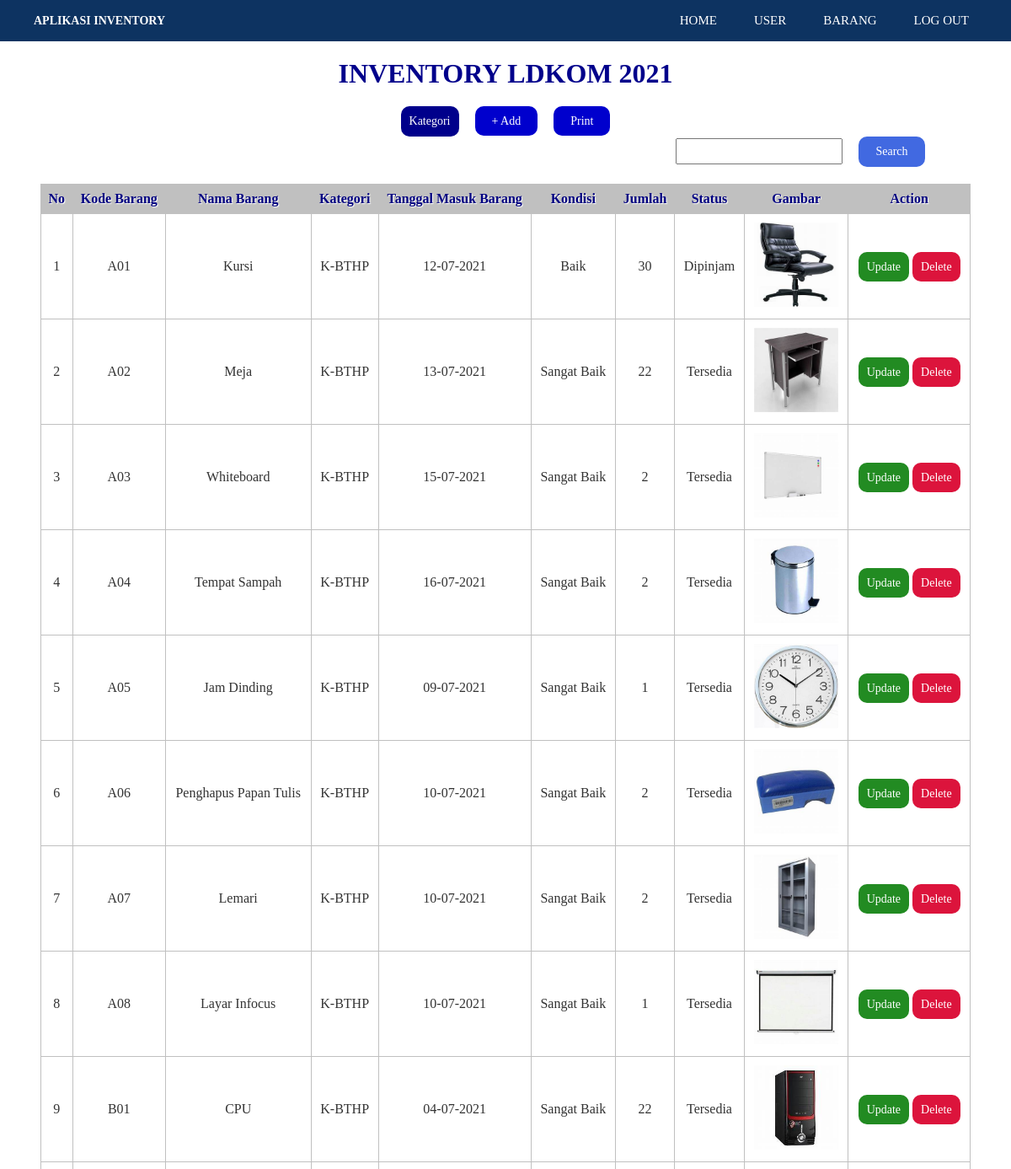
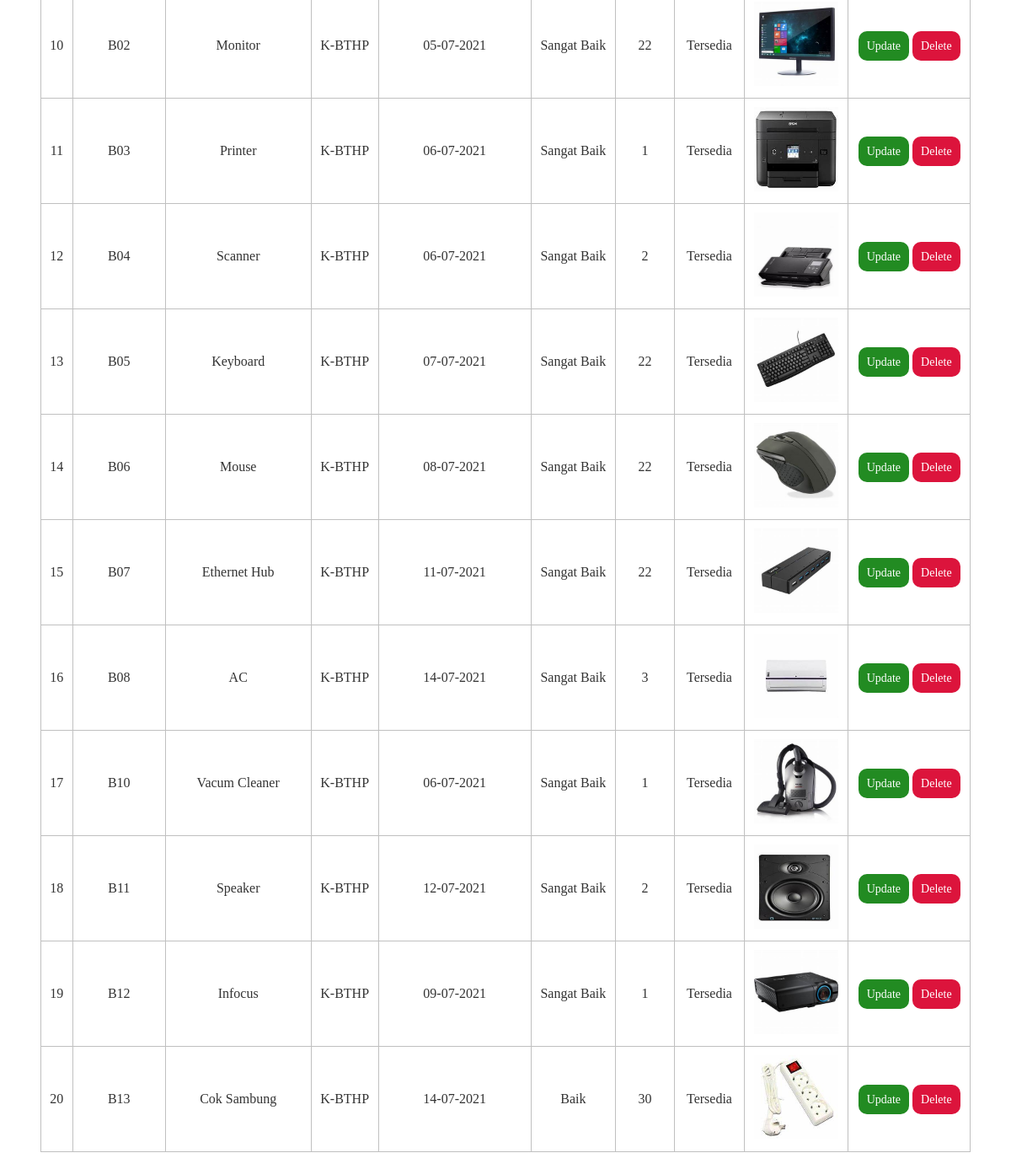
Screenshot of /index_admin_bthp.php (signed in) with the database file from the repository (2 pictures, top to bottom).
### tables this page shows
CREATE TABLE `barangmasuk` (
  `kode` varchar(50) NOT NULL,
  `nama` varchar(50) DEFAULT NULL,
  `idk` varchar(30) DEFAULT NULL,
  `tglmasuk` date DEFAULT NULL,
  `kondisi` varchar(30) DEFAULT NULL,
  `jumlah` int(10) DEFAULT NULL,
  `status` varchar(20) NOT NULL,
  `gambar` varchar(50) DEFAULT NULL
);

### index_admin_bthp.php (the view, shortened to what this page needs)
<!DOCTYPE html>
<html>
  <head>
  </head>
  <body>
     <header>
        <div class="container">
          <h1><a>Aplikasi Inventory</a></h1>
            <ul>
            <li><a href="home.php">HOME</a></li>
            <li><a href="user.php">USER</a></li>
            <li><a href="index_admin.php">BARANG</a></li>
            <li><a href="logout_admin.php">LOG OUT</a></li>
          </ul>
        </div>
    </header>
    <form method="POST" action="<?php echo $_SERVER["PHP_SELF"];?>" enctype="multipart/form-data" >
    <center><h1>Inventory LDKOM 2021</h1><center>
    <div class="baris">
        <div class="dropdown">
          <button class="ktg">Kategori</button>
        </div>
        <a href="halamaninput.php" class="tbladd" >+ Add</a>
        <a href="print.php" class="tbladd" >Print</a>
        <input class="kolom" type="text" name="cari">
        <input class="tblcari" type="submit" value="Search">
    </div>
    <table>
      <thead>
        <tr>
          <th>No</th>
          <th>Kode Barang</th>
          <th>Nama Barang</th>
          <th>Kategori</th>
          <th>Tanggal Masuk Barang</th>
          <th>Kondisi</th>
          <th>Jumlah</th>
          <th>Status</th>
          <th>Gambar</th>
          <th>Action</th>
        </tr>
    </thead>
    <tbody>
        <?php
            include "koneksi.php";
            if(isset($_POST['cari']))
            {
            $cari=trim($_POST['cari']);
            $query = "SELECT * FROM barangmasuk where kode like '%$cari%' or nama like '%$cari%' or idk like '%$cari%' or tglmasuk like '%$cari%' or kondisi like '%$cari%' or jumlah like '%$cari%'";
            }
            else
            {
            $query = "SELECT * FROM barangmasuk where idk='K-BTHP'";
            }
            $result = mysqli_query($koneksi, $query);
            $no = 1;
            while($row = mysqli_fetch_assoc($result))
            {
           ?>
            <tr>
                <td><?php echo $no; ?></td>
                <td><?php echo $row['kode']; ?></td>
                <td><?php echo $row['nama']; ?></td>
                <td><?php $idk = $row['idk'];
                    if($idk=="K-BHP")
                      {echo "K-BHP";}
                    else
                      {echo "K-BTHP";}
                    ?>
                </td>
                <td><?php echo date("d-m-Y",strtotime ($row['tglmasuk']));?></td>
                <td><?php echo $row['kondisi']; ?></td>
                <td><?php echo $row['jumlah']; ?></td>
                <td><?php echo $row['status']; ?></td>
                <td style="text-align: center;"><img src="gambar/<?php echo $row['gambar']; ?>" style="width:100px; height:100px;"></td>
                <td>
                    <a class="tbledit" href="halamanedit.php?id=<?php echo $row['kode']; ?>">Update</a>
                    <a class="tbldelete" href="hapus.php?id=<?php echo $row['kode']; ?>" onclick="return confirm('Anda yakin akan menghapus data ini?')">Delete</a>
                </td>
            </tr>
        <?php
        $no++;
      }
      ?>
    </tbody>
    </table>
  </body>
</html>

### index_admin_bthp.php (style rules this page uses)
* { font-family: "Trebuchet MS"; margin: 0px; padding: 0px; }
h1 { text-transform: uppercase; color: #00008B; }
table { border: solid 1px #C0C0C0; border-collapse: collapse; border-spacing: 0; width: 92%; margin: 20px auto 20px auto; }
table thead th { background-color: #C0C0C0; border: solid 1px #C0C0C0; color: #000080; padding: 8px; text-align: center; text-shadow: 1px 1px 1px #fff; text-decoration: none; }
table tbody td { border: solid 1px #C0C0C0; color: #333; padding: 10px; text-align: center; }
a { color: #fff; padding: 10px; text-decoration: none; font-size: 14px; position: right; border-radius: 10px; }
.tbledit { background-color: #228B22; }
.tbldelete { background-color: #DC143C; }
.baris { float: left; display: block; clear: both; margin: 20px 50px; }
.container { width: 95%; margin: 0 auto; }
.container:after { content:''; display: block; clear: both; }
header h1 { font-size: 18px; float: left; align-items: center; padding: 13px 0px; color: #ffffff; text-decoration: none; }
header { background-color:#0d3361; margin-bottom: 20px; }
header ul { float: right; }
header ul li { display: inline-block; }
header ul li a { padding: 16px 20px; display: inline-block; color:#ffffff; font-size: 15px; text-decoration: none; }
.ktg { background-color: #00008B; color: white; padding: 10px; font-size: 14px; border: none; cursor: pointer; border-radius: 10px; }
.tblcari { background-color: #4169E1; color: white; padding: 10px 20px; font-size: 14px; border: none; cursor: pointer; border-radius: 10px; margin-left:15px; }
.kolom { padding: 5px 5px; font-size: 15px; margin-left:700px; }
.tbladd { background-color: #0000CD; color: white; padding: 10px 20px; font-size: 14px; border: none; cursor: pointer; border-radius: 10px; margin-left:15px; }
.dropdown { position: relative; display: inline-block; }

### rows the page displays
barangmasuk: kode "A01", nama "Kursi", shows "K-BTHP", tglmasuk "12-07-2021", kondisi "Baik", jumlah "30", status "Dipinjam", gambar (picture)
barangmasuk: kode "A02", nama "Meja", shows "K-BTHP", tglmasuk "13-07-2021", kondisi "Sangat Baik", jumlah "22", status "Tersedia", gambar (picture)
barangmasuk: kode "A03", nama "Whiteboard", shows "K-BTHP", tglmasuk "15-07-2021", kondisi "Sangat Baik", jumlah "2", status "Tersedia", gambar (picture)
barangmasuk: kode "A04", nama "Tempat Sampah", shows "K-BTHP", tglmasuk "16-07-2021", kondisi "Sangat Baik", jumlah "2", status "Tersedia", gambar (picture)
barangmasuk: kode "A05", nama "Jam Dinding", shows "K-BTHP", tglmasuk "09-07-2021", kondisi "Sangat Baik", jumlah "1", status "Tersedia", gambar (picture)
barangmasuk: kode "A06", nama "Penghapus Papan Tulis", shows "K-BTHP", tglmasuk "10-07-2021", kondisi "Sangat Baik", jumlah "2", status "Tersedia", gambar (picture)
barangmasuk: kode "A07", nama "Lemari", shows "K-BTHP", tglmasuk "10-07-2021", kondisi "Sangat Baik", jumlah "2", status "Tersedia", gambar (picture)
barangmasuk: kode "A08", nama "Layar Infocus", shows "K-BTHP", tglmasuk "10-07-2021", kondisi "Sangat Baik", jumlah "1", status "Tersedia", gambar (picture)
barangmasuk: kode "B01", nama "CPU", shows "K-BTHP", tglmasuk "04-07-2021", kondisi "Sangat Baik", jumlah "22", status "Tersedia", gambar (picture)
barangmasuk: kode "B02", nama "Monitor", shows "K-BTHP", tglmasuk "05-07-2021", kondisi "Sangat Baik", jumlah "22", status "Tersedia", gambar (picture)
barangmasuk: kode "B03", nama "Printer", shows "K-BTHP", tglmasuk "06-07-2021", kondisi "Sangat Baik", jumlah "1", status "Tersedia", gambar (picture)
barangmasuk: kode "B04", nama "Scanner", shows "K-BTHP", tglmasuk "06-07-2021", kondisi "Sangat Baik", jumlah "2", status "Tersedia", gambar (picture)
barangmasuk: kode "B05", nama "Keyboard", shows "K-BTHP", tglmasuk "07-07-2021", kondisi "Sangat Baik", jumlah "22", status "Tersedia", gambar (picture)
barangmasuk: kode "B06", nama "Mouse", shows "K-BTHP", tglmasuk "08-07-2021", kondisi "Sangat Baik", jumlah "22", status "Tersedia", gambar (picture)
barangmasuk: kode "B07", nama "Ethernet Hub", shows "K-BTHP", tglmasuk "11-07-2021", kondisi "Sangat Baik", jumlah "22", status "Tersedia", gambar (picture)
barangmasuk: kode "B08", nama "AC", shows "K-BTHP", tglmasuk "14-07-2021", kondisi "Sangat Baik", jumlah "3", status "Tersedia", gambar (picture)
barangmasuk: kode "B10", nama "Vacum Cleaner", shows "K-BTHP", tglmasuk "06-07-2021", kondisi "Sangat Baik", jumlah "1", status "Tersedia", gambar (picture)
barangmasuk: kode "B11", nama "Speaker", shows "K-BTHP", tglmasuk "12-07-2021", kondisi "Sangat Baik", jumlah "2", status "Tersedia", gambar (picture)
barangmasuk: kode "B12", nama "Infocus", shows "K-BTHP", tglmasuk "09-07-2021", kondisi "Sangat Baik", jumlah "1", status "Tersedia", gambar (picture)
barangmasuk: kode "B13", nama "Cok Sambung", shows "K-BTHP", tglmasuk "14-07-2021", kondisi "Baik", jumlah "30", status "Tersedia", gambar (picture)
